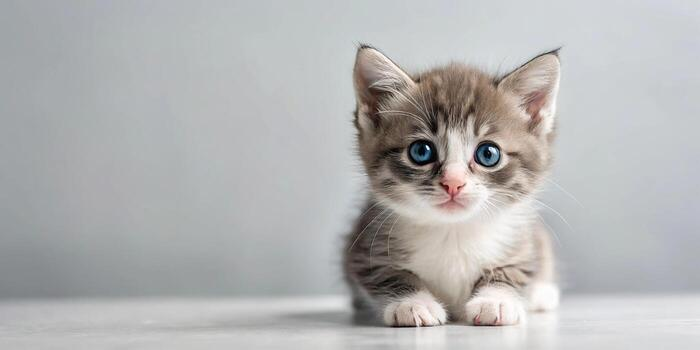
#> input picture 1_OpenCV/1_Basics/cat.jpg, 700 x 350 px
$ python 20openCV_horizontal_flip.py
#> lines starting #> are read from the running program, lines starting #| are printed output that depends on the picture
import cv2

img = cv2.imread("cat.jpg")
#> img is the input picture: shape (350, 700, 3); mean B, G, R 179.9, 179.9, 180

flip = cv2.flip(img, 1)
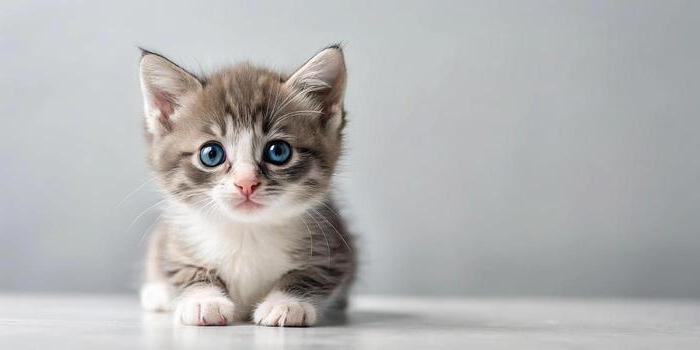
#> flip: shape (350, 700, 3); mean B, G, R 179.9, 179.9, 180

cv2.imshow("Original", img)
cv2.imshow("Horizontal Flip", flip)

cv2.waitKey(0)
cv2.destroyAllWindows()
